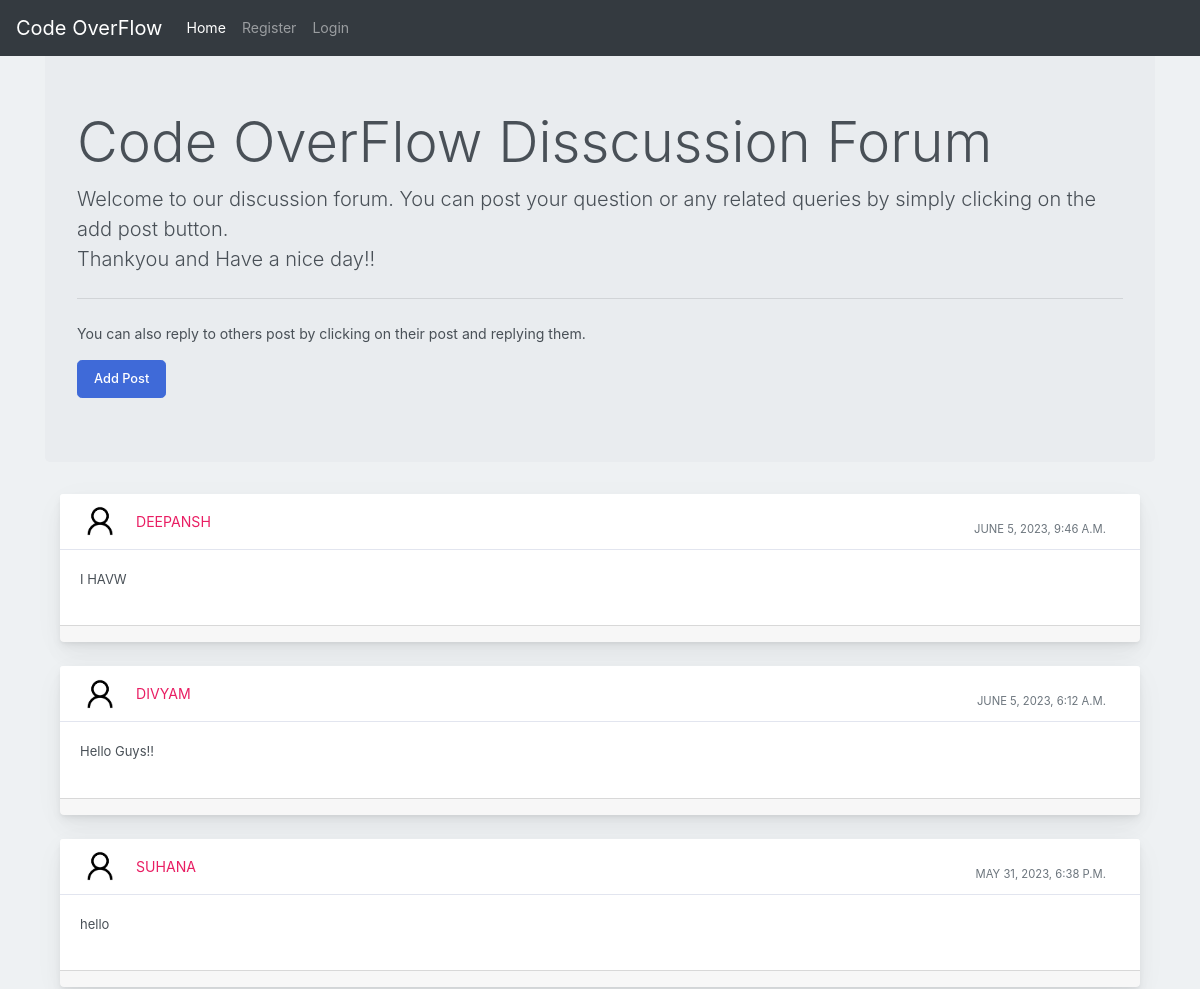
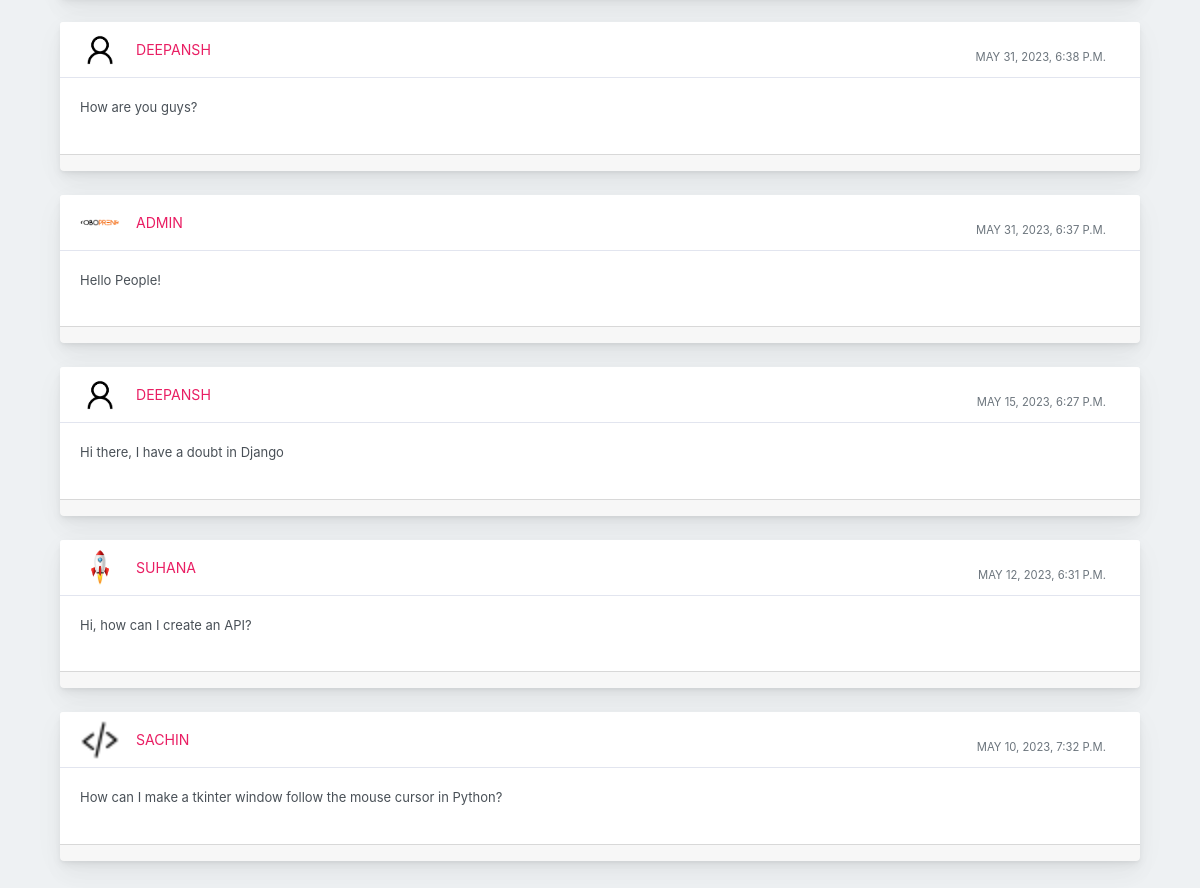
The page / on the database its author committed (2 pictures, top to bottom).
### profile_of_user/models.py (models this page shows)
class Post(models.Model):
    user1 = models.ForeignKey(User, on_delete=models.CASCADE, default=1)
    post_id = models.AutoField
    post_content = models.CharField(max_length=5000)
    timestamp= models.DateTimeField(default=now)
    image = models.ImageField(upload_to="images",default="")

### profile_of_user/views.py (the view, shortened to what this page needs)
# urls.py: path("", views.forum, name="Forum"),
def forum(request):
    profile = Profile.objects.all()
    posts = Post.objects.filter().order_by('-timestamp')
    return render(request, "forum.html", {'posts':posts})

### profile_of_user/templates/forum.html (shortened to what this page needs)
{% extends 'basic.html' %}
{% block homeactive %} active {% endblock homeactive %}
{% block body %}
{% load static %}
<div class="container my-4">
<div class="jumbotron">
    <h1 class="display-4">Code OverFlow Disscussion Forum</h1>
    <p class="lead">Welcome to our discussion forum. You can post your question or any related queries by simply clicking on the add post button. <br> Thankyou and Have a nice day!!</p>
    <hr class="my-4">
    <p>You can also reply to others post by clicking on their post and replying them.</p>
      <button class="btn btn-primary btn-lg" data-target="#questions" data-toggle="modal" role="button">Add Post</button>
    </div>
    {% for post in posts %}
    <div class="container-fluid mt-10">
      <div class="row">
          <div class="col-md-12">
              <div class="card mb-4">
                  <div class="card-header">
                      <div class="media flex-wrap w-100 align-items-center"> <img src="/media/{{post.image}}"
                              class="d-block ui-w-40 rounded-circle" alt="">
                          <div class="media-body ml-3"> <a href="/discussion/{{post.id}}" data-abc="true">{{post.user1}}</a>
                          </div>
                          <div class="text-muted small ml-3">
                            <div class="px-4 pt-3">{{post.timestamp}} </div>
                          </div>
                      </div>
                  </div>
                  <div class="card-body">
                      <p>{{post.post_content}}</p>
                  </div>
                  <div class="card-footer d-flex flex-wrap justify-content-between align-items-center px-0 pt-0 pb-3">
                  </div>
              </div>
          </div>
      </div>
  </div>
  {% endfor %}
</div>
    {% endblock %}

### profile_of_user/templates/basic.html (shortened to what this page needs)
<!doctype html>
<html lang="en">
  <head>
    <link rel="stylesheet" href="https://stackpath.bootstrapcdn.com/bootstrap/4.2.1/css/bootstrap.min.css">
  </head>
  <body>
    <nav class="navbar navbar-expand-lg navbar-dark bg-dark fixed-top">
  <a class="navbar-brand" href="/">Code OverFlow</a>
  <div class="collapse navbar-collapse" id="navbarSupportedContent">
    <ul class="navbar-nav mr-auto">
      <li class="nav-item {% block homeactive %} {% endblock homeactive %} ">
        <a class="nav-link" href="/">Home </a>
      </li>
      {% if user.is_authenticated %}
<ul class="navbar-nav mr-2">
<li class="nav-item dropdown">
<a class="nav-link dropdown-toggle" href='#' id="navbarDropdown" role="button" data-toggle="dropdown"> Welcome {{request.user}}</a>
<div class="dropdown-menu" aria-labelledby="navbarDropdown">
          <a class="dropdown-item" href="/logout">Logout</a>
      <li class="nav-item {% block profileactive %} {% endblock profileactive %}">
        <a class="nav-link" href="/myprofile">Profile</a>
      </li>
        </div>
      </li>
{% else %}
      <li class="nav-item {% block registeractive %} {% endblock registeractive %}">
        <a class="nav-link" href="/register">Register</a>
      </li>
      <li class="nav-item {% block loginactive %} {% endblock loginactive %}">
        <a class="nav-link" href="/login">Login</a>
      </li>
      {% endif %}
    </ul>
  </div>
</nav>
<br>
</body>
{% block body %} {% endblock %}
</html>

### rows shown on the page
Post: image (placeholder picture), user1 "DEEPANSH", timestamp "JUNE 5, 2023, 9:46 A.M.", post_content "I HAVW"
Post: image (placeholder picture), user1 "DIVYAM", timestamp "JUNE 5, 2023, 6:12 A.M.", post_content "Hello Guys!!"
Post: image (placeholder picture), user1 "SUHANA", timestamp "MAY 31, 2023, 6:38 P.M.", post_content "hello"
Post: image (placeholder picture), user1 "DEEPANSH", timestamp "MAY 31, 2023, 6:38 P.M.", post_content "How are you guys?"
Post: image (picture), user1 "ADMIN", timestamp "MAY 31, 2023, 6:37 P.M.", post_content "Hello People!"
Post: image (placeholder picture), user1 "DEEPANSH", timestamp "MAY 15, 2023, 6:27 P.M.", post_content "Hi there, I have a doubt in Django"
Post: image (picture), user1 "SUHANA", timestamp "MAY 12, 2023, 6:31 P.M.", post_content "Hi, how can I create an API?"
Post: image (picture), user1 "SACHIN", timestamp "MAY 10, 2023, 7:32 P.M.", post_content "How can I make a tkinter window follow the mouse cursor in Python?"
